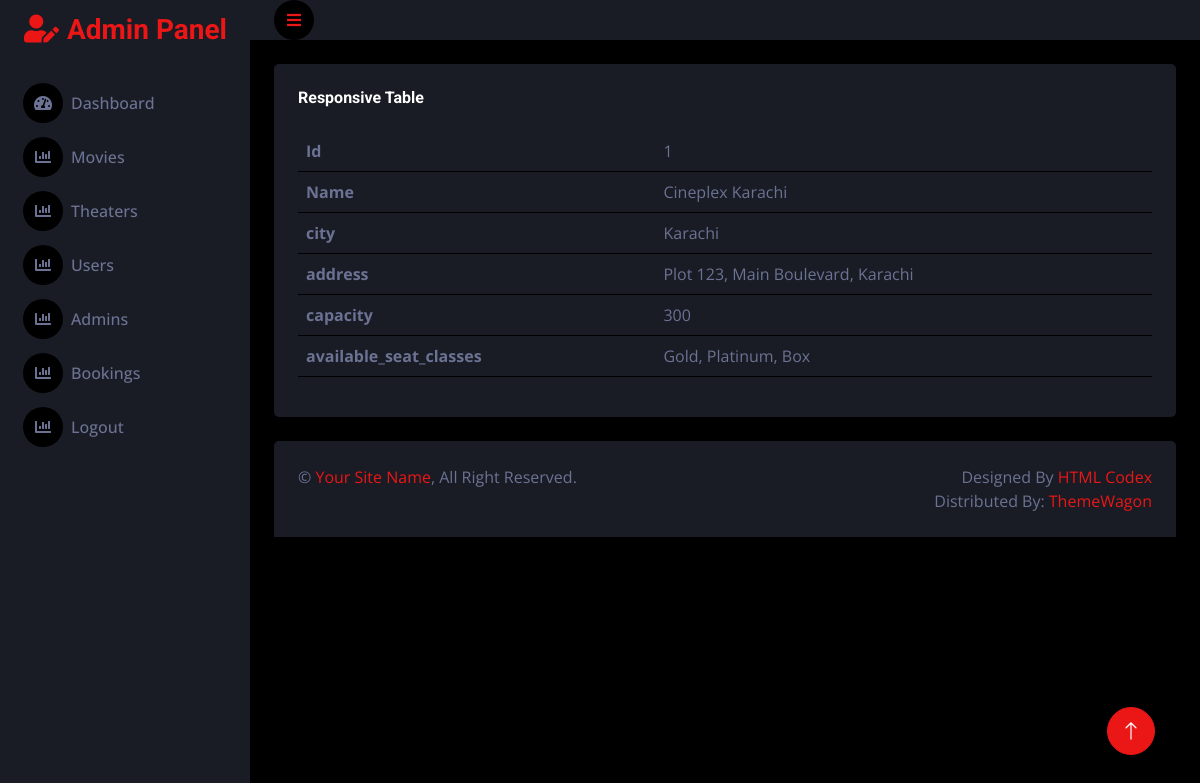
Screenshot of /admin2/view_theater.php?id=1 (signed in) with the database file from the repository.
### tables this page shows
CREATE TABLE `theaters` (
  `theater_id` int(11) NOT NULL,
  `theater_name` varchar(255) NOT NULL,
  `city` varchar(100) NOT NULL,
  `address` varchar(255) NOT NULL,
  `capacity` int(11) NOT NULL,
  `available_seat_classes` varchar(255) DEFAULT NULL
);

### admin2/view_theater.php (the view, shortened to what this page needs)
<?php
include("../admin/connection.php");
?>
<!DOCTYPE html>
<html lang="en">
<head>
    <link href="https://cdnjs.cloudflare.com/ajax/libs/font-awesome/5.10.0/css/all.min.css" rel="stylesheet">
    <link href="https://cdn.jsdelivr.net/npm/bootstrap-icons@1.4.1/font/bootstrap-icons.css" rel="stylesheet">
    <link href="lib/owlcarousel/assets/owl.carousel.min.css" rel="stylesheet">
    <link href="lib/tempusdominus/css/tempusdominus-bootstrap-4.min.css" rel="stylesheet" />
    <link href="css/bootstrap.min.css" rel="stylesheet">
    <link href="css/style.css" rel="stylesheet">
</head>
<body>
    <div class="container-fluid position-relative d-flex p-0">
        <?php include "sidebar.php"; ?>
        <div class="content">
            <?php include "navbar.php"; ?>
            <div class="container-fluid pt-4 px-4">
                <div class="row g-4">
                    <div class="col-12">
                        <div class="bg-secondary rounded h-100 p-4">
                            <h6 class="mb-4">Responsive Table</h6>
                            <div class="table-responsive">
                                <table class="table">
                                <?php
                $query = "select * from theaters where theater_id=$_GET[id]";
                $result = mysqli_query($connect, $query);
                foreach ($result as $row) {
                    echo "
        <tr>
            <th scope='col'>Id</th>
            <td>{$row['theater_id']}</td>
        </tr>
        <tr>
            <th scope='col'>Name</th>
            <td>{$row['theater_name']}</td>
        </tr>
        <tr>
            <th scope='col'>city</th>
            <td>{$row['city']}</td>
        </tr>
        <tr>
            <th scope='col'>address</th>
            <td>{$row['address']}</td>
        </tr>
        <tr>
            <th scope='col'>capacity</th>
            <td>{$row['capacity']}</td>
        </tr>
        <tr>
            <th scope='col'>available_seat_classes</th>
            <td>{$row['available_seat_classes']}</td>
        </tr>";
                }
                ?>
                                </table>
                            </div>
                        </div>
                    </div>
                </div>
            </div>
            <div class="container-fluid pt-4 px-4 ">
                <div class="bg-secondary rounded-top p-4">
                    <div class="row">
                        <div class="col-12 col-sm-6 text-center text-sm-start">
                            &copy; <a href="#">Your Site Name</a>, All Right Reserved.
                        </div>
                        <div class="col-12 col-sm-6 text-center text-sm-end">
                            Designed By <a href="https://htmlcodex.com">HTML Codex</a>
                            <br>Distributed By: <a href="https://themewagon.com" target="_blank">ThemeWagon</a>
                        </div>
                    </div>
                </div>
            </div>
        </div>
        <a href="#" class="btn btn-lg btn-primary btn-lg-square back-to-top"><i class="bi bi-arrow-up"></i></a>
    </div>
</body>
</html>

### admin2/css/style.css (style rules this page uses)
:root { --primary: #EB1616; --secondary: #191C24; --light: #6C7293; --dark: #000000; }
.back-to-top { position: fixed; display: none; right: 45px; bottom: 45px; z-index: 99; }
.btn { transition: .5s; }
.btn-lg-square { width: 48px; height: 48px; }
.btn-square, .btn-sm-square, .btn-lg-square { padding: 0; display: inline-flex; align-items: center; justify-content: center; font-weight: normal; border-radius: 50px; }
.content { margin-left: 250px; min-height: 100vh; background: var(--dark); transition: 0.5s; }
@media (min-width: 992px) { .content { width: calc(100% - 250px); } }

### rows the page displays
theaters: theater_id "1", theater_name "Cineplex Karachi", city "Karachi", address "Plot 123, Main Boulevard, Karachi", capacity "300", available_seat_classes "Gold, Platinum, Box"
